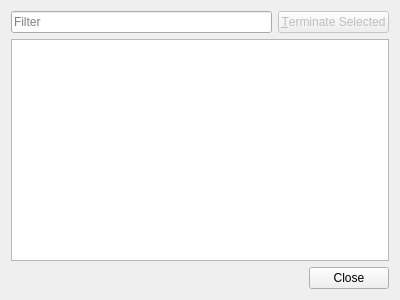
<?xml version="1.0" encoding="UTF-8"?>
<ui version="4.0">
 <class>ActionHandlerDialog</class>
 <widget class="QDialog" name="ActionHandlerDialog">
  <property name="geometry">
   <rect>
    <x>0</x>
    <y>0</y>
    <width>400</width>
    <height>300</height>
   </rect>
  </property>
  <property name="windowTitle">
   <string>Process Manager</string>
  </property>
  <layout class="QVBoxLayout" name="verticalLayout">
   <item>
    <layout class="QHBoxLayout" name="horizontalLayout">
     <item>
      <widget class="QLineEdit" name="filterLineEdit">
       <property name="placeholderText">
        <string>Filter</string>
       </property>
      </widget>
     </item>
     <item>
      <widget class="QPushButton" name="terminateButton">
       <property name="enabled">
        <bool>false</bool>
       </property>
       <property name="text">
        <string>&amp;Terminate Selected</string>
       </property>
      </widget>
     </item>
    </layout>
   </item>
   <item>
    <widget class="QTableView" name="tableView">
     <property name="alternatingRowColors">
      <bool>true</bool>
     </property>
     <property name="sortingEnabled">
      <bool>true</bool>
     </property>
     <attribute name="horizontalHeaderStretchLastSection">
      <bool>true</bool>
     </attribute>
    </widget>
   </item>
   <item>
    <widget class="QDialogButtonBox" name="buttonBox">
     <property name="orientation">
      <enum>Qt::Horizontal</enum>
     </property>
     <property name="standardButtons">
      <set>QDialogButtonBox::Close</set>
     </property>
    </widget>
   </item>
  </layout>
 </widget>
 <resources/>
 <connections>
  <connection>
   <sender>buttonBox</sender>
   <signal>accepted()</signal>
   <receiver>ActionHandlerDialog</receiver>
   <slot>accept()</slot>
   <hints>
    <hint type="sourcelabel">
     <x>248</x>
     <y>254</y>
    </hint>
    <hint type="destinationlabel">
     <x>157</x>
     <y>274</y>
    </hint>
   </hints>
  </connection>
  <connection>
   <sender>buttonBox</sender>
   <signal>rejected()</signal>
   <receiver>ActionHandlerDialog</receiver>
   <slot>reject()</slot>
   <hints>
    <hint type="sourcelabel">
     <x>316</x>
     <y>260</y>
    </hint>
    <hint type="destinationlabel">
     <x>286</x>
     <y>274</y>
    </hint>
   </hints>
  </connection>
 </connections>
</ui>
